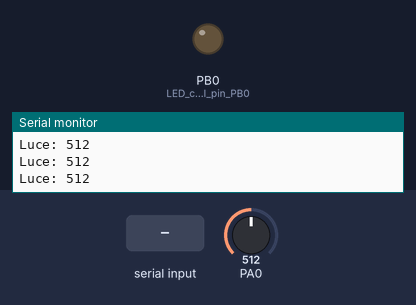
Bench run of a sketch on a simulated STM32 Blue Pill. Parts: output pins drawn as LEDs (lit = HIGH), the last lines printed to the serial monitor. Dashed ring = blinking. Inputs (shaded band) come from the test bench; at power-on: PA0 = 512.

Above: at 1.2 s.
1.3 s: "BLINK\n" received over Serial
At 1.7 s:
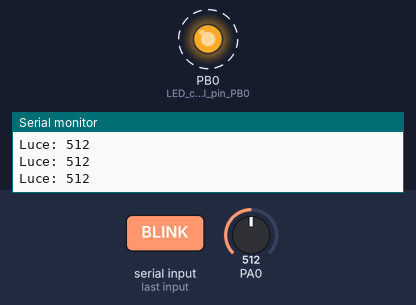
4.3 s: "LED_ON\n" received over Serial
At 4.7 s:
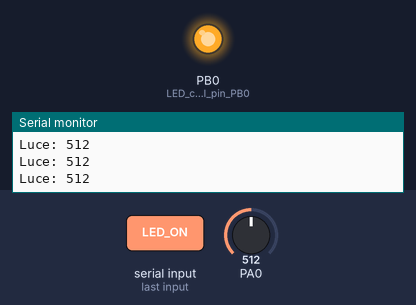
5.8 s: "LED_OFF\n" received over Serial
At 7.2 s:
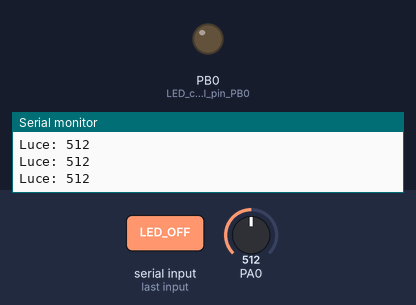
Timing chart, 0 to 8.8 s (numbered marks = the images above; inputs shaded):
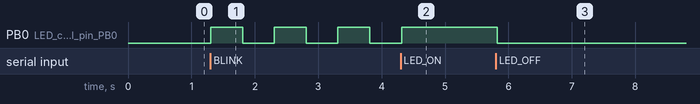

The sketch:

STM32_program.ino
```cpp
String comando = "";         // Comando ricevuto via UART
bool led_state = false;      // Stato attuale del LED
bool blinking = false;       // Se il LED lampeggia
unsigned long lastBlink = 0; // Timestamp ultimo lampeggio

void setup() {
  Serial.begin(115200);      // UART per comunicare con il Raspberry Pi
  pinMode(PB0, OUTPUT);      // LED collegato al pin PB0
}

void loop() {
  // Leggi valore dalla fotoresistenza (collegata a PA0)
  int valore = analogRead(PA0);
  Serial.print("Luce: ");
  Serial.println(valore);

  // Controllo ricezione da UART
  while (Serial.available()) {
    char c = Serial.read();
    if (c == '\n') {
      comando.trim();                // Rimuove spazi bianchi extra
      gestisciComando(comando);      // Esegue il comando
      comando = "";                  // Resetta il buffer comando
    } else {
      comando += c;                  // Aggiunge carattere al comando
    }
  }

  // Se attivo il lampeggio automatico
  if (blinking && millis() - lastBlink > 500) {
    led_state = !led_state;
    digitalWrite(PB0, led_state ? HIGH : LOW);
    lastBlink = millis();
  }

  delay(100); // Frequenza lettura fotoresistenza
}

void gestisciComando(String cmd) {
  if (cmd == "LED_ON") {
    blinking = false;
    digitalWrite(PB0, HIGH);
    led_state = true;
    Serial.println("LED acceso.");
  }
  else if (cmd == "LED_OFF") {
    blinking = false;
    digitalWrite(PB0, LOW);
    led_state = false;
    Serial.println("LED spento.");
  }
  else if (cmd == "BLINK") {
    blinking = true;
    Serial.println("LED lampeggia.");
  }
  else if (cmd == "STATUS") {
    Serial.print("LED: ");
    Serial.println(led_state ? "ON" : "OFF");
  }
  else {
    Serial.println("Comando sconosciuto.");
  }
}
```

Measured:
- after the input at 1.3 s, PB0 (LED_collegato_al_pin_PB0): alternates HIGH for 0.50 s and LOW for 0.50 s, starting at once
- after the input at 4.3 s, PB0 (LED_collegato_al_pin_PB0): goes on until 4.3 s, then stays HIGH
- after the input at 5.8 s, PB0 (LED_collegato_al_pin_PB0): HIGH → LOW at once
